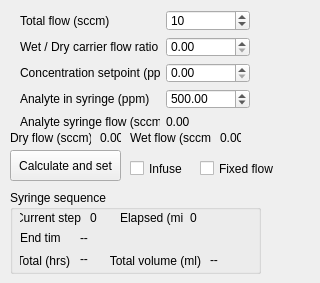
     <widget class="QWidget" name="syringe_tab">
      <attribute name="title">
       <string>Syringe</string>
      </attribute>
      <widget class="QPushButton" name="syr_calc">
       <property name="geometry">
        <rect>
         <x>10</x>
         <y>150</y>
         <width>111</width>
         <height>31</height>
        </rect>
       </property>
       <property name="toolTip">
        <string>&lt;html&gt;&lt;head/&gt;&lt;body&gt;&lt;p&gt;Calculate the flows, ratio and estimated time parameters and send the flow to the syringe pump.&lt;/p&gt;&lt;/body&gt;&lt;/html&gt;</string>
       </property>
       <property name="text">
        <string>Calculate and set</string>
       </property>
      </widget>
      <widget class="QCheckBox" name="syr_infuse">
       <property name="geometry">
        <rect>
         <x>130</x>
         <y>160</y>
         <width>70</width>
         <height>17</height>
        </rect>
       </property>
       <property name="toolTip">
        <string>&lt;html&gt;&lt;head/&gt;&lt;body&gt;&lt;p&gt;Manual infusing. Uncheck to stop infusing.&lt;/p&gt;&lt;/body&gt;&lt;/html&gt;</string>
       </property>
       <property name="text">
        <string>Infuse</string>
       </property>
      </widget>
      <widget class="QCheckBox" name="syr_fix_car_flow">
       <property name="geometry">
        <rect>
         <x>200</x>
         <y>160</y>
         <width>111</width>
         <height>17</height>
        </rect>
       </property>
       <property name="toolTip">
        <string>&lt;html&gt;&lt;head/&gt;&lt;body&gt;&lt;p&gt;Check if constant dry gas flow is used. For exmple with regulation valve and mass flow meter.&lt;/p&gt;&lt;/body&gt;&lt;/html&gt;</string>
       </property>
       <property name="text">
        <string>Fixed flow</string>
       </property>
      </widget>
      <widget class="QGroupBox" name="syr_seq_box">
       <property name="geometry">
        <rect>
         <x>10</x>
         <y>190</y>
         <width>251</width>
         <height>84</height>
        </rect>
       </property>
       <property name="title">
        <string>Syringe sequence</string>
       </property>
       <widget class="QLabel" name="elapsed_syr_seq_time">
        <property name="geometry">
         <rect>
          <x>180</x>
          <y>20</y>
          <width>71</width>
          <height>16</height>
         </rect>
        </property>
        <property name="toolTip">
         <string>Elapsed time of the RH sequence.</string>
        </property>
        <property name="text">
         <string>0</string>
        </property>
       </widget>
       <widget class="QLabel" name="elapsed_syr_seq_time_label">
        <property name="geometry">
         <rect>
          <x>110</x>
          <y>20</y>
          <width>64</width>
          <height>16</height>
         </rect>
        </property>
        <property name="text">
         <string>Elapsed (min)</string>
        </property>
       </widget>
       <widget class="QLabel" name="syr_seq_step">
        <property name="geometry">
         <rect>
          <x>80</x>
          <y>20</y>
          <width>41</width>
          <height>16</height>
         </rect>
        </property>
        <property name="toolTip">
         <string>Current step number of the RH sequence.</string>
        </property>
        <property name="text">
         <string>0</string>
        </property>
       </widget>
       <widget class="QLabel" name="syr_current_step_label">
        <property name="geometry">
         <rect>
          <x>10</x>
          <y>20</y>
          <width>61</width>
          <height>16</height>
         </rect>
        </property>
        <property name="text">
         <string>Current step</string>
        </property>
        <property name="alignment">
         <set>Qt::AlignRight|Qt::AlignTrailing|Qt::AlignVCenter</set>
        </property>
       </widget>
       <widget class="QLabel" name="syr_seq_end_time_label">
        <property name="geometry">
         <rect>
          <x>10</x>
          <y>37</y>
          <width>41</width>
          <height>21</height>
         </rect>
        </property>
        <property name="text">
         <string>End time</string>
        </property>
       </widget>
       <widget class="QLabel" name="syr_seq_end_time_display">
        <property name="geometry">
         <rect>
          <x>70</x>
          <y>40</y>
          <width>131</width>
          <height>16</height>
         </rect>
        </property>
        <property name="toolTip">
         <string>Estimated time of completion for the RH sequence.</string>
        </property>
        <property name="text">
         <string>--</string>
        </property>
       </widget>
       <widget class="QLabel" name="tot_syr_seq_time_label">
        <property name="geometry">
         <rect>
          <x>10</x>
          <y>60</y>
          <width>50</width>
          <height>21</height>
         </rect>
        </property>
        <property name="text">
         <string>Total (hrs)</string>
        </property>
        <property name="alignment">
         <set>Qt::AlignRight|Qt::AlignTrailing|Qt::AlignVCenter</set>
        </property>
       </widget>
       <widget class="QLabel" name="tot_syr_seq_time">
        <property name="geometry">
         <rect>
          <x>70</x>
          <y>59</y>
          <width>21</width>
          <height>20</height>
         </rect>
        </property>
        <property name="toolTip">
         <string>Total length of RH sequence in hours.</string>
        </property>
        <property name="text">
         <string>--</string>
        </property>
       </widget>
       <widget class="QLabel" name="tot_syr_vol_label">
        <property name="geometry">
         <rect>
          <x>100</x>
          <y>60</y>
          <width>91</width>
          <height>21</height>
         </rect>
        </property>
        <property name="text">
         <string>Total volume (ml)</string>
        </property>
        <property name="alignment">
         <set>Qt::AlignRight|Qt::AlignTrailing|Qt::AlignVCenter</set>
        </property>
       </widget>
       <widget class="QLabel" name="tot_syr_vol">
        <property name="geometry">
         <rect>
          <x>200</x>
          <y>60</y>
          <width>51</width>
          <height>20</height>
         </rect>
        </property>
        <property name="toolTip">
         <string>&lt;html&gt;&lt;head/&gt;&lt;body&gt;&lt;p&gt;Total volume, which will be infused in the sequnce.&lt;/p&gt;&lt;/body&gt;&lt;/html&gt;</string>
        </property>
        <property name="text">
         <string>--</string>
        </property>
       </widget>
      </widget>
      <widget class="QLabel" name="mfc2_flow_display">
       <property name="geometry">
        <rect>
         <x>220</x>
         <y>130</y>
         <width>21</width>
         <height>16</height>
        </rect>
       </property>
       <property name="toolTip">
        <string>&lt;html&gt;&lt;head/&gt;&lt;body&gt;&lt;p&gt;Wet gas flow.&lt;/p&gt;&lt;/body&gt;&lt;/html&gt;</string>
       </property>
       <property name="text">
        <string>0.00</string>
       </property>
      </widget>
      <widget class="QLabel" name="mfc1_flow_label">
       <property name="geometry">
        <rect>
         <x>10</x>
         <y>130</y>
         <width>81</width>
         <height>16</height>
        </rect>
       </property>
       <property name="text">
        <string>Dry flow (sccm)</string>
       </property>
      </widget>
      <widget class="QLabel" name="mfc1_flow_display">
       <property name="geometry">
        <rect>
         <x>100</x>
         <y>130</y>
         <width>21</width>
         <height>16</height>
        </rect>
       </property>
       <property name="toolTip">
        <string>&lt;html&gt;&lt;head/&gt;&lt;body&gt;&lt;p&gt;Dry gas flow.&lt;/p&gt;&lt;/body&gt;&lt;/html&gt;</string>
       </property>
       <property name="text">
        <string>0.00</string>
       </property>
      </widget>
      <widget class="QLabel" name="mfc_flow_label_2">
       <property name="geometry">
        <rect>
         <x>130</x>
         <y>130</y>
         <width>81</width>
         <height>16</height>
        </rect>
       </property>
       <property name="text">
        <string>Wet flow (sccm)</string>
       </property>
      </widget>
      <widget class="QWidget" name="layoutWidget">
       <property name="geometry">
        <rect>
         <x>20</x>
         <y>10</y>
         <width>230</width>
         <height>119</height>
        </rect>
       </property>
       <layout class="QGridLayout" name="Flowset">
        <item row="3" column="1">
         <widget class="QDoubleSpinBox" name="anl_conc_set">
          <property name="toolTip">
           <string>&lt;html&gt;&lt;head/&gt;&lt;body&gt;&lt;p&gt;Concentration of analyte substance in the syringe in ppm which will be used for calculating the flows according to the desired concentration setpoint.&lt;/p&gt;&lt;/body&gt;&lt;/html&gt;</string>
          </property>
          <property name="maximum">
           <double>1000000.000000000000000</double>
          </property>
          <property name="singleStep">
           <double>0.010000000000000</double>
          </property>
          <property name="value">
           <double>500.000000000000000</double>
          </property>
         </widget>
        </item>
        <item row="0" column="0">
         <widget class="QLabel" name="tot_flow_label">
          <property name="text">
           <string>Total flow (sccm) </string>
          </property>
         </widget>
        </item>
        <item row="0" column="1">
         <widget class="QSpinBox" name="tot_flow_set">
          <property name="toolTip">
           <string>&lt;html&gt;&lt;head/&gt;&lt;body&gt;&lt;p&gt;Set the total flow of gas on the output = wet gas + dry gas + syringe flow&lt;/p&gt;&lt;p&gt;Keep constant during sequence if  &amp;quot;Fix flow&amp;quot; in not checked.&lt;/p&gt;&lt;/body&gt;&lt;/html&gt;</string>
          </property>
          <property name="minimum">
           <number>0</number>
          </property>
          <property name="maximum">
           <number>50</number>
          </property>
          <property name="singleStep">
           <number>1</number>
          </property>
          <property name="value">
           <number>10</number>
          </property>
         </widget>
        </item>
        <item row="1" column="0">
         <widget class="QLabel" name="wet_rat_label">
          <property name="text">
           <string>Wet / Dry carrier flow ratio</string>
          </property>
         </widget>
        </item>
        <item row="1" column="1">
         <widget class="QDoubleSpinBox" name="wet_rat_set">
          <property name="toolTip">
           <string>&lt;html&gt;&lt;head/&gt;&lt;body&gt;&lt;p&gt;Set the ration between wet and dry carrier gas flow by adjusting MFC. Value between 0 and 1.&lt;/p&gt;&lt;/body&gt;&lt;/html&gt;</string>
          </property>
          <property name="decimals">
           <number>2</number>
          </property>
          <property name="maximum">
           <double>1.000000000000000</double>
          </property>
          <property name="singleStep">
           <double>0.010000000000000</double>
          </property>
         </widget>
        </item>
        <item row="2" column="1">
         <widget class="QDoubleSpinBox" name="syr_conc_set">
          <property name="toolTip">
           <string>&lt;html&gt;&lt;head/&gt;&lt;body&gt;&lt;p&gt;Seet the desired concetration in the gas flow after mixing.&lt;/p&gt;&lt;/body&gt;&lt;/html&gt;</string>
          </property>
          <property name="maximum">
           <double>1000000.000000000000000</double>
          </property>
          <property name="singleStep">
           <double>0.010000000000000</double>
          </property>
         </widget>
        </item>
        <item row="3" column="0">
         <widget class="QLabel" name="anl_conc_label">
          <property name="text">
           <string>Analyte in syringe (ppm)</string>
          </property>
         </widget>
        </item>
        <item row="4" column="1">
         <widget class="QLabel" name="syr_flow_display">
          <property name="toolTip">
           <string>&lt;html&gt;&lt;head/&gt;&lt;body&gt;&lt;p&gt;Last transmited injection rate flow to the syringe pump.&lt;/p&gt;&lt;/body&gt;&lt;/html&gt;</string>
          </property>
          <property name="text">
           <string>0.00</string>
          </property>
         </widget>
        </item>
        <item row="2" column="0">
         <widget class="QLabel" name="syr_conc_label">
          <property name="text">
           <string>Concentration setpoint (ppm)</string>
          </property>
         </widget>
        </item>
        <item row="4" column="0">
         <widget class="QLabel" name="syr_flow_label">
          <property name="text">
           <string>Analyte syringe flow (sccm)</string>
          </property>
         </widget>
        </item>
       </layout>
      </widget>
     </widget>
